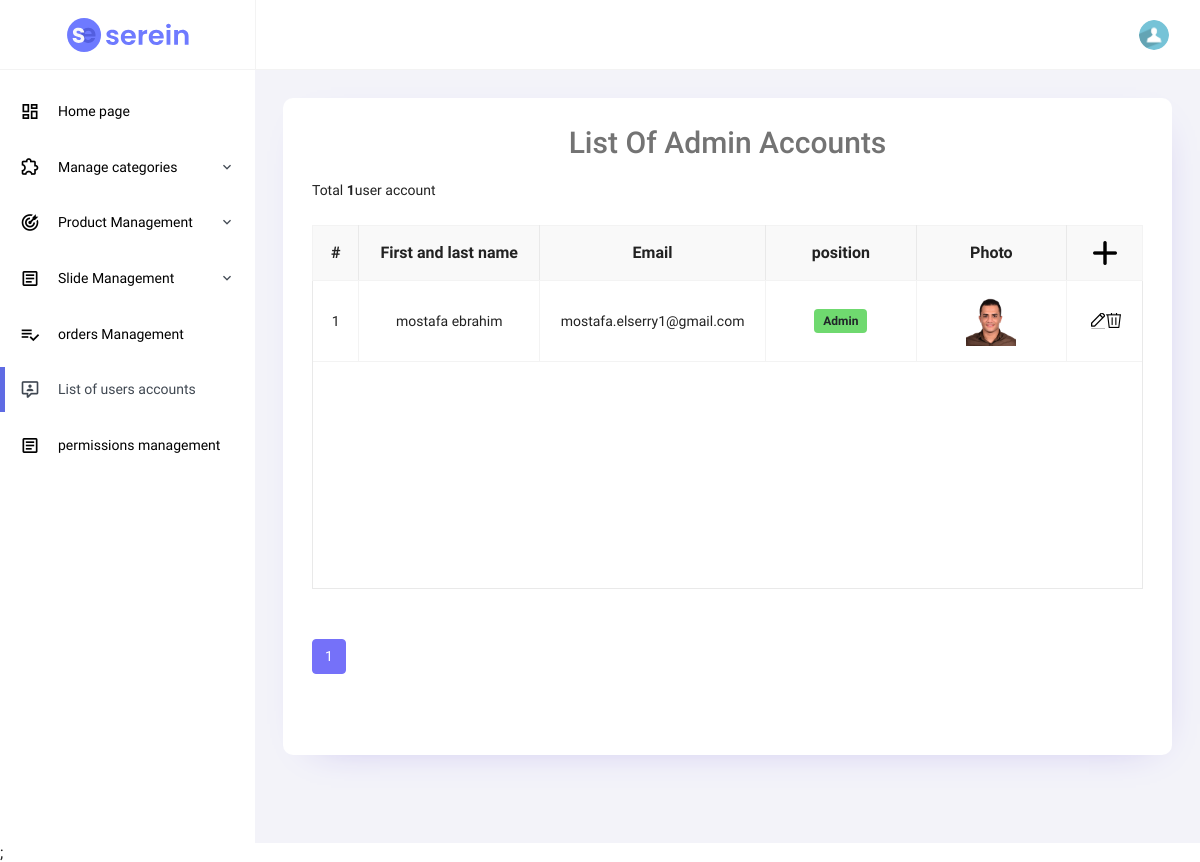
Page /furniture/admin/view_users.php on the committed database.
### tables this page shows
CREATE TABLE `users` (
  `user_id` int(11) NOT NULL,
  `user_name` varchar(50) NOT NULL,
  `user_account` varchar(50) NOT NULL,
  `user_password` varchar(50) NOT NULL,
  `image` text NOT NULL,
  `phone` int(15) NOT NULL,
  `role_id` int(11) NOT NULL
);

CREATE TABLE `roles` (
  `role_id` int(11) NOT NULL,
  `role` varchar(250) NOT NULL,
  `permission` text NOT NULL
);

### furniture/admin/view_users.php (the view, shortened to what this page needs)
<?php
include "admin_header.php";
include "admin_navbar.php";
include "admin_partial.php";
include "admin_sidebar.php";
include('../includes/mysqli_connect.php');
?>
<?php
$page = 1;
$limit = 10;
$arrs_list = mysqli_query($dbc, "
                    select user_id from users
                ");
$total_record = mysqli_num_rows($arrs_list);
$total_page = ceil($total_record / $limit);
$start = ($page - 1) * $limit;
?>
<div class="main-panel">
    <div class="content-wrapper">
        <div class="row grid-margin">
            <div class="col-lg-12 grid-margin stretch-card">
                <div class="card">
                    <div class="card-body">
                        <h4 class="card-title" style="text-align: center;font-size: 30px;">List of admin accounts</h4>
                        <p>Total <b><?php echo $total_record;?></b>user account</p><br>
                        <div id="js-grid" class="jsgrid" style="position: relative; height: 500px; width: 100%;">
                            <div class="jsgrid-grid-header jsgrid-header-scrollbar">
                                <table class="jsgrid-table">
                                    <tr class="jsgrid-header-row">
                                        <th class="jsgrid-header-cell jsgrid-align-center jsgrid-header-sortable" style="width: 30px;">
                                            #
                                        </th>
                                        <th class="jsgrid-header-cell jsgrid-align-center jsgrid-header-sortable"
                                            style="width: 120px;">
                                            First and last name
                                        </th>
                                        <th class="jsgrid-header-cell jsgrid-align-center jsgrid-header-sortable" style="width: 150px;">
                                        Email
                                        </th>
                                        <th class="jsgrid-header-cell jsgrid-align-center jsgrid-header-sortable" style="width: 100px;">
                                        position
                                        </th>
                                        <th class="jsgrid-header-cell jsgrid-align-center jsgrid-header-sortable"
                                            style="width: 100px;">
                                        Photo
                                        </th>
                                        <th class="jsgrid-header-cell jsgrid-control-field jsgrid-align-center"
                                            style="width: 50px;"><a href="add_user.php"><input
                                                    class="jsgrid-button jsgrid-mode-button jsgrid-insert-mode-button"
                                                    type="button" title="add user"></a></th>
                                    </tr>
                                </table>
                            </div>
                            <div class="jsgrid-grid-body" style="height: 307.625px;">
                                <table class="jsgrid-table">
                                    <tbody>
                                    <?php
                                    $q1 = "SELECT * FROM users ORDER BY user_id ASC LIMIT $start,$limit";
                                    $r1 = mysqli_query($dbc, $q1);
                                    $stt=0;
                                    while ($user = mysqli_fetch_array($r1, MYSQLI_ASSOC)) {
                                        $stt+=1;
                                        echo "
                                        <tr class=\"jsgrid-row\">
                                            <td class=\"jsgrid-cell jsgrid-align-center\" style=\"width: 30px;\">".$stt."</td>
                                            <td class=\"jsgrid-cell jsgrid-align-center\" style=\"width: 120px;\">".$user['user_name']."</td>
                                            <td class=\"jsgrid-cell jsgrid-align-center\" style=\"width: 150px;\">".$user['user_account']."</td>
                                            <td class=\"jsgrid-cell jsgrid-align-center\" style=\"width: 100px;\">";
                                        $q = "SELECT * FROM roles WHERE role_id = {$user['role_id']}";
                                        $r = mysqli_query($dbc,$q);
                                        $role = mysqli_fetch_array($r,MYSQLI_ASSOC);
                                        if ($role['role'] != 'User'){
                                            echo "<label class=\"badge badge-success\">{$role['role']}</label>";
                                        }else{
                                            echo "<label class=\"badge badge-danger\">{$role['role']}</label>";
                                        }
                                        echo "
                                            </td>
                                            <td class=\"jsgrid-cell jsgrid-align-center\" style=\"width: 100px;\"><a href='uploads/" . $user['image'] . "'><img src='uploads/" . $user['image'] . "'
                                            style='    width: 50px;height: 50px;border-radius: 0%;' alt=''></a></td>
                                            <td class=\"jsgrid-cell jsgrid-control-field jsgrid-align-center\"
                                                style=\"width: 50px;\">
                                                <a href='edit_user.php?uid={$user['user_id']}'><input class=\"jsgrid-button jsgrid-edit-button\" type=\"button\" title=\"edit\"></a>";
                                                echo "<a href='delete_user.php?uid={$user['user_id']}''><input class=\"jsgrid-button jsgrid-delete-button\" type=\"button\" title=\"Delete\"></a>";
                                        echo "
                                            </td>
                                        </tr>
                                        ";
                                    }
                                    ?>
                                    </tbody>
                                </table>
                            </div>
                            <div class="jsgrid-pager-container">
                                <ul class="pagination" style="margin-top: 50px">
                                    <?php for($i=1;$i<=$total_page;$i++){ ?>
                                        <li class="page-item <?php if($page == $i) echo "active"; ?>">
                                            <a class="page-link" href="view_users.php?page=<?php echo $i; ?>"><?php echo $i; ?></a>
                                        </li>
                                    <?php } ?>
                                </ul>
                            </div>
                        </div>
                    </div>
                </div>
            </div>
        </div>
    </div>
</div>
<?php include "admin_end.php" ?>;

### rows in the picture
users: user_name "mostafa ebrahim", user_account "mostafa.elserry1@gmail.com", role.role "Admin", image (picture)

### other values in the picture
$total_record "1"
